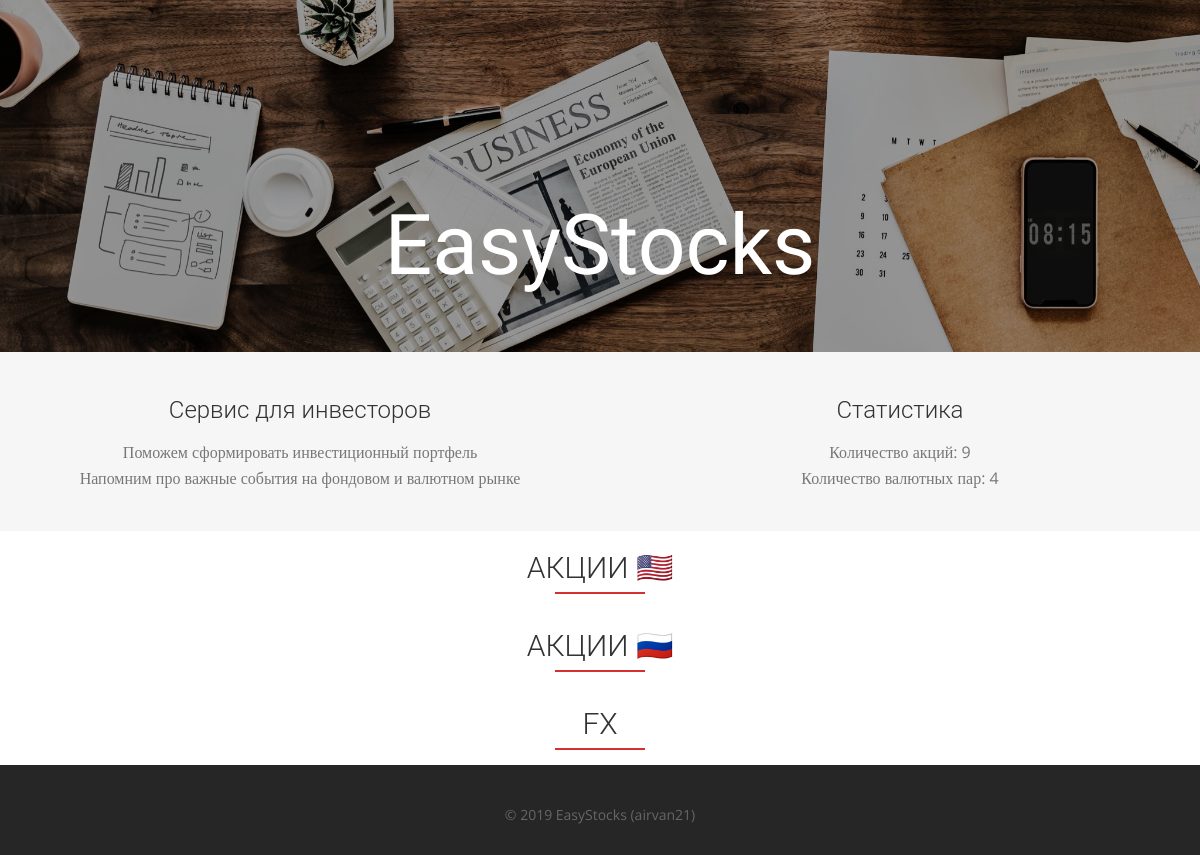
The app's page /, older data.
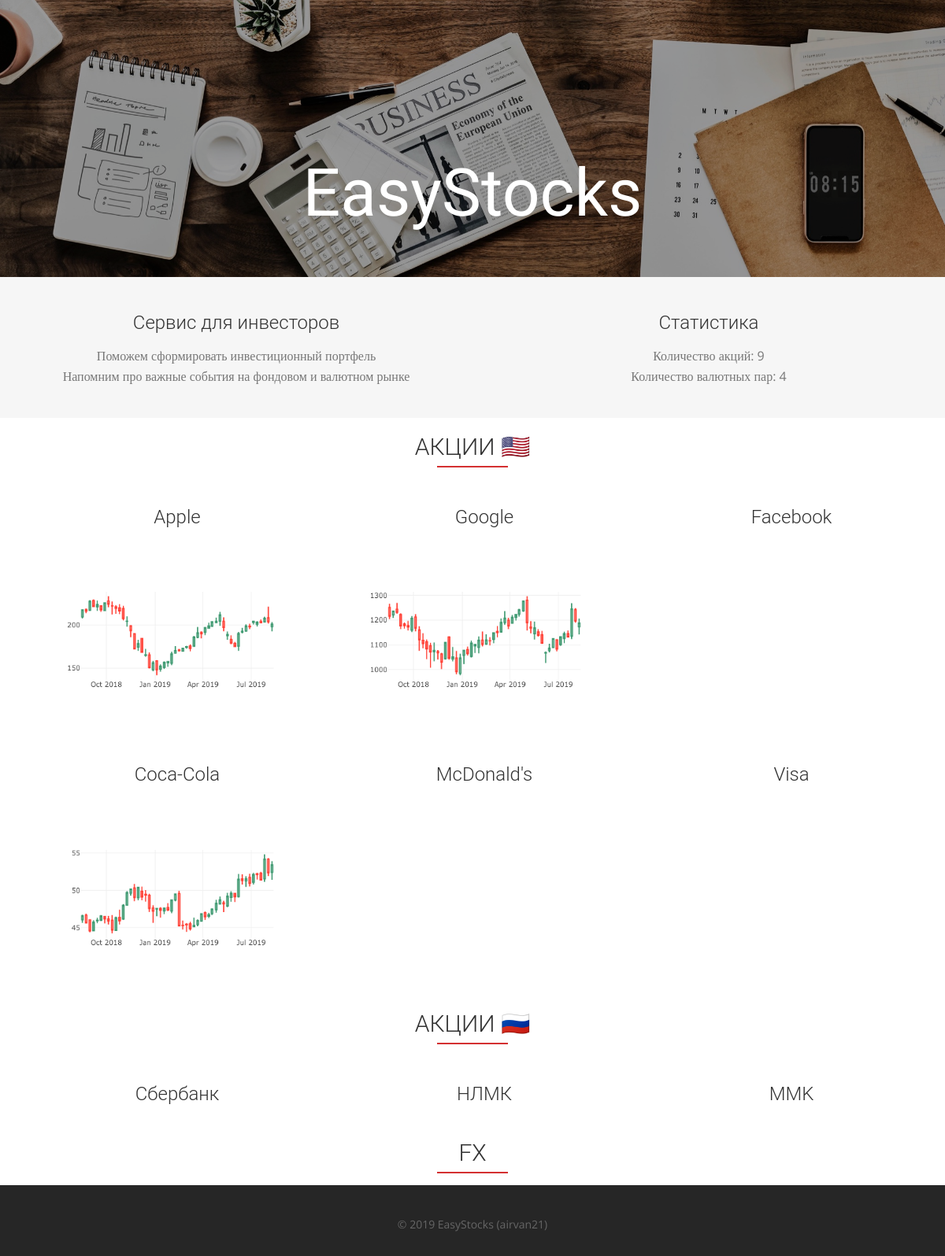
The same page, newer data.
### stocks/models.py (models this page shows, shortened)
class Share(models.Model):
    title = models.CharField(max_length=200)
    ticker = models.CharField(max_length=10)
    text = models.TextField()
    countryCode = models.CharField(max_length=3)
    sector = models.CharField(max_length=30)
    dataProvider = models.ForeignKey('MarketDataProvider',
                                     on_delete=models.CASCADE,
                                     null=True,
                                     blank=True)

### stocks/views.py (the view)
# urls.py: path('', ShareListView.as_view(), name='home'),
class ShareListView(ListView):
    model = Share
    template_name = 'home.html'
    def get_context_data(self, **kwargs):
        context = super(ShareListView, self).get_context_data(**kwargs)
        context['share_list'] = Share.objects.all()
        context['currency_list'] = CurrencyInstrument.objects.all()
        context['share_rus'] = list(filter(lambda item: item.countryCode == 'RUS',
                                           Share.objects.all()))
        context['share_usa'] = list(filter(lambda item: item.countryCode == 'USA',
                                           Share.objects.all()))
        context['tech'] = list(filter(lambda item: item.sector == 'tech',
                                      Share.objects.all()))
        context['materials'] = list(filter(lambda item: item.sector == 'materials',
                                           Share.objects.all()))
        return context

### templates/home.html (shortened to what this page needs)
{% load static %}
<!DOCTYPE html>
<html lang="en">
<head>
  <link rel="stylesheet" type="text/css"  href="{% static 'css/bootstrap.css' %}">
  <link rel="stylesheet" type="text/css" href="{% static 'fonts/font-awesome/css/font-awesome.css' %}">
  <link rel="stylesheet" type="text/css" href="{% static 'css/style.css' %}">
  <link rel="stylesheet" type="text/css" href="{% static 'css/owl.carousel.min.css' %}">
  <link rel="stylesheet" type="text/css" href="{% static 'css/owl.theme.default.min.css' %}">
</head>
<body>
  <header id="header">
    <div class="intro">
      <div class="overlay">
        <div class="container">
          <div class="row">
            <div class="col-xs-12">
              <div class="intro-text">
                <h1>EasyStocks</h1>
              </div>
            </div>
          </div>
        </div>
      </div>
    </div>
  </header>
  <div id="about">
    <div class="container-fluid">
      <div class="row">
        <div class="col-xs-12 col-md-6">
          <div class="about-text">
            <h3 class="text-center">Сервис для инвесторов</h3>
            <p class="text-center">Поможем сформировать инвестиционный портфель <br> Напомним про важные события на фондовом и валютном рынке </p>
          </div>
        </div>
        <div class="col-xs-12 col-md-6">
          <div class="about-text">
            <h3 class="text-center">Статистика</h3>
            {% block statistics %}
              <p class="text-center">Количество акций: {{ share_list|length }} <br> Количество валютных пар: {{ currency_list|length }}
              </p>
            {% endblock statistics %}
          </div>
        </div>
      </div>
    </div>
  </div>
  <div id="stocks" class="text-center">
    <div class="container">
      <div class="section-title">
        <h2>Акции 🇺🇸</h2>
      </div>
      <div class="container">
        {% block content %}
          <div class="row">
            {% for share in share_usa|slice:":3" %}
            <a href="{% url 'share_detail' share.pk %}">
              <div class="col-xs-12 col-md-4 chart">
                  <h3 class="text-center">{{ share.title }}</h3>
                  <img src="{% get_static_prefix %}img/stocks/{{ share.ticker }}.png" class="img-responsive center-block" alt="">
              </div>
            </a>
            {% endfor %}
          </div>
          <div class="row">
            {% for share in share_usa|slice:"3:6" %}
            <a href="{% url 'share_detail' share.pk %}">
              <div class="col-xs-12 col-md-4 chart">
                <h3 class="text-center">{{ share.title }}</h3>
                <img src="{% get_static_prefix %}img/stocks/{{ share.ticker }}.png" class="img-responsive center-block" alt="">
              </div>
            </a>
            {% endfor %}
          </div>
        {% endblock content %}
    </div>
  </div>
  <div id="stocks" class="text-center">
    <div class="container">
      <div class="section-title">
        <h2>Акции 🇷🇺</h2>
      </div>
      <div class="container">
        {% block content_rus %}
          <div class="row">
            {% for share in share_rus|slice:":3" %}
            <a href="{% url 'share_detail' share.pk %}">
              <div class="col-xs-12 col-md-4 chart">
                  <h3 class="text-center">{{ share.title }}</h3>
              </div>
            </a>
            {% endfor %}
          </div>
        {% endblock content_rus %}
    </div>
  </div>
  <div id="fx" class="text-center">
    <div class="container">
      <div class="section-title">
        <h2>FX</h2>
      </div>
    </div>
  </div>
  <div id="footer">
    <div class="container text-center">
      <div class="col-xs-12">
        <p>&copy; 2019 EasyStocks (airvan21)</p>
      </div>
    </div>
  </div>
</body>
</html>

Row changes from the older to the newer data that the page shows:
now on this page (row edited): Share: title "Apple", ticker (picture), shown under "АКЦИИ 🇺🇸"
now on this page (row edited): Share: title "Google", ticker (picture), shown under "АКЦИИ 🇺🇸"
now on this page (row edited): Share: title "Facebook", shown under "АКЦИИ 🇺🇸"
now on this page (row edited): Share: title "Coca-Cola"
now on this page (row edited): Share: title "McDonald's"
now on this page (row edited): Share: title "Visa"
now on this page (row edited): Share: title "Сбербанк", shown under "АКЦИИ 🇷🇺"
now on this page (row edited): Share: title "НЛМК", shown under "АКЦИИ 🇷🇺"
now on this page (row edited): Share: title "MMK", shown under "АКЦИИ 🇷🇺"
